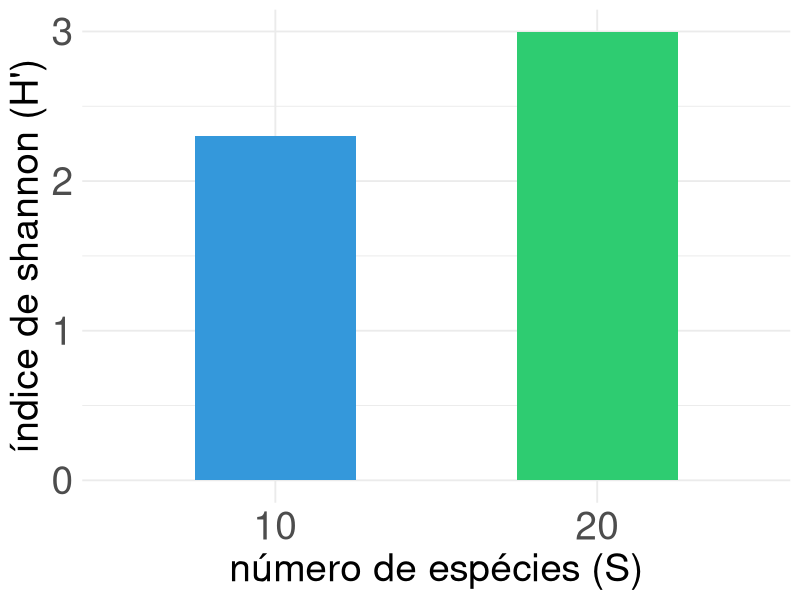
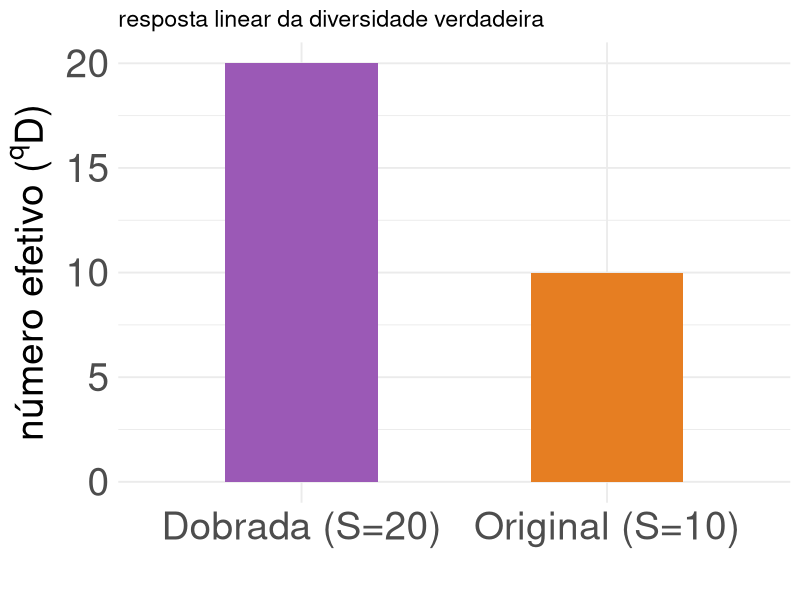
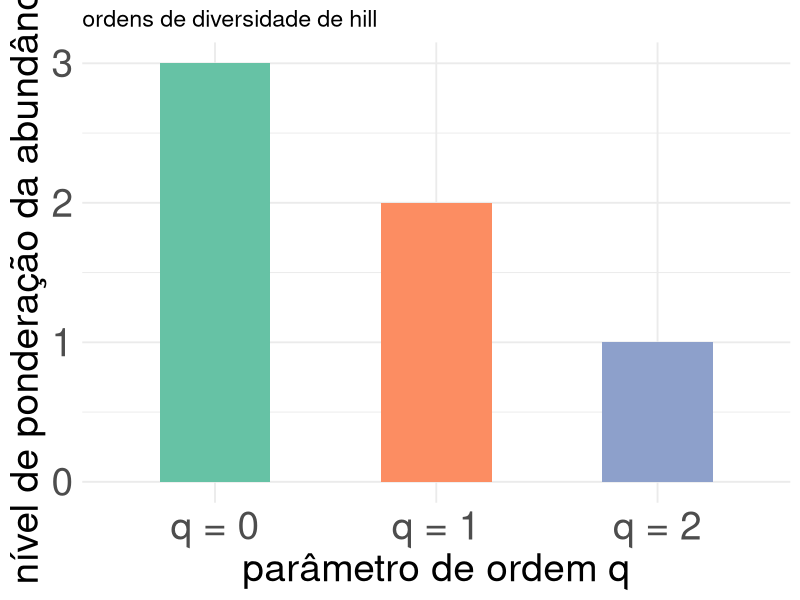
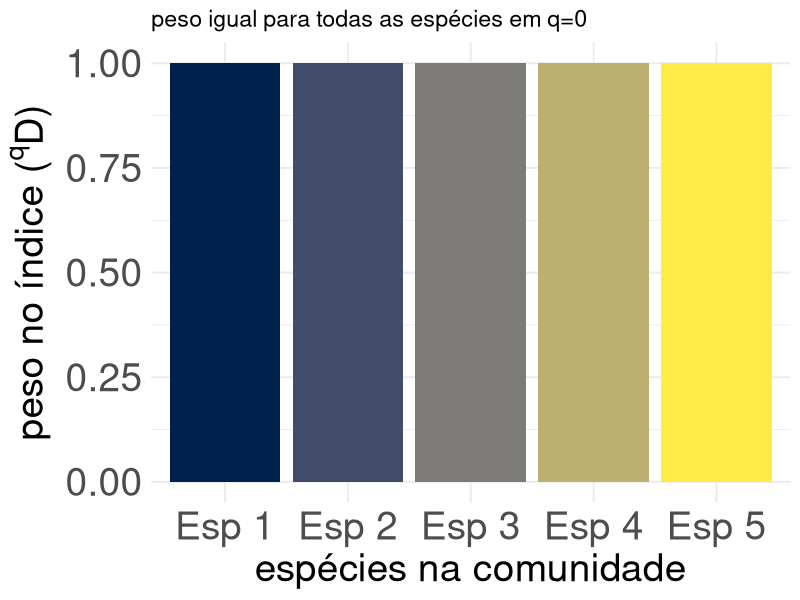
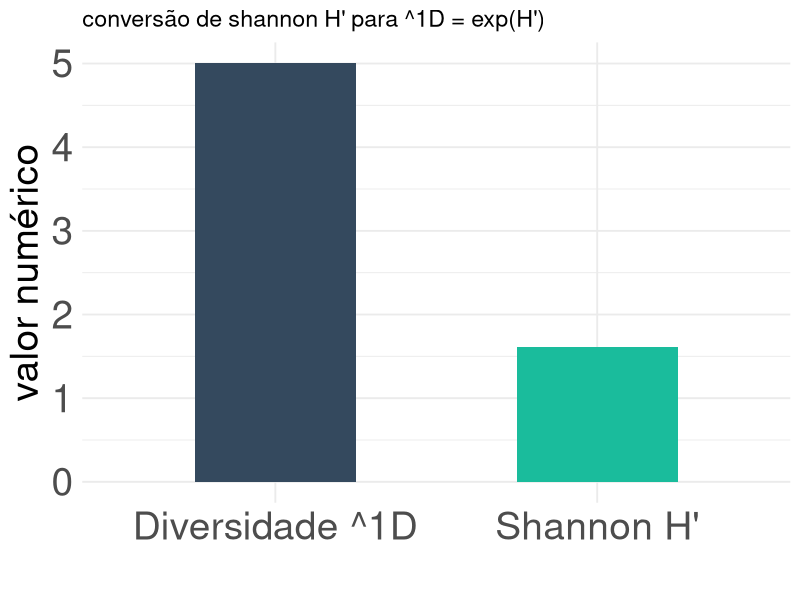
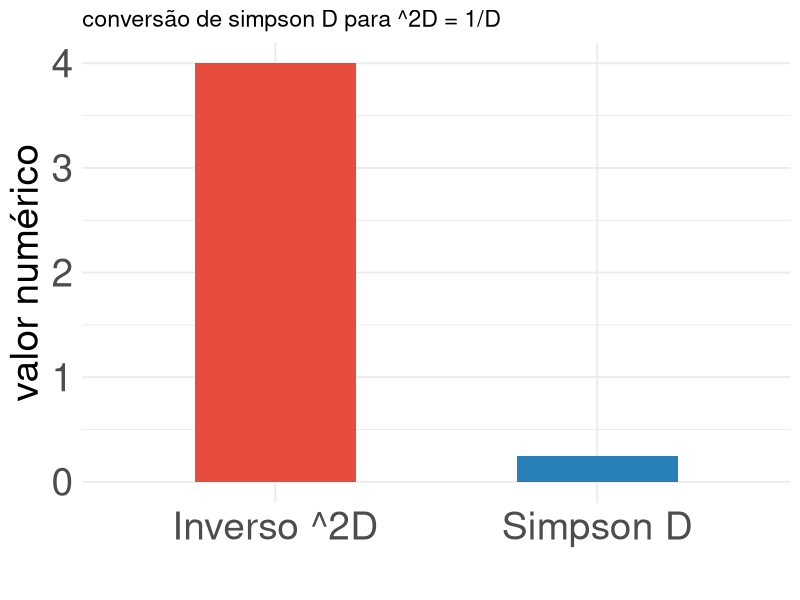
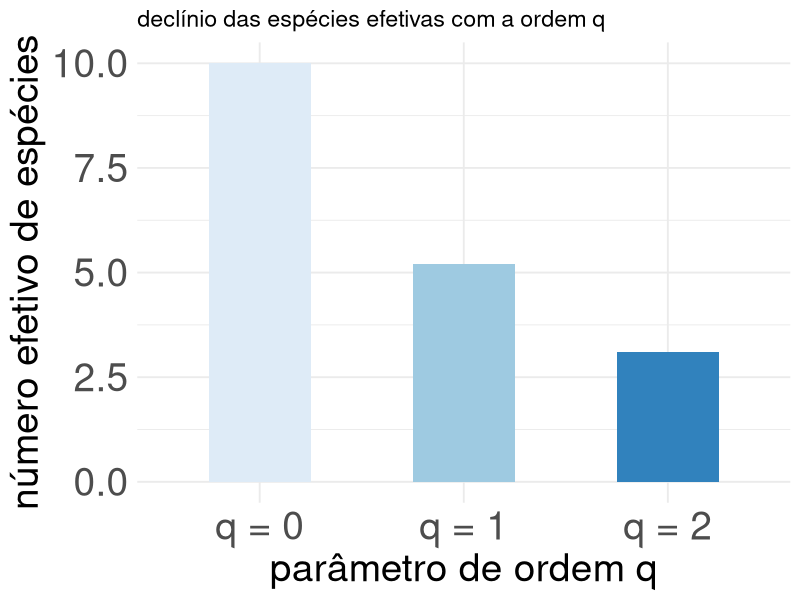
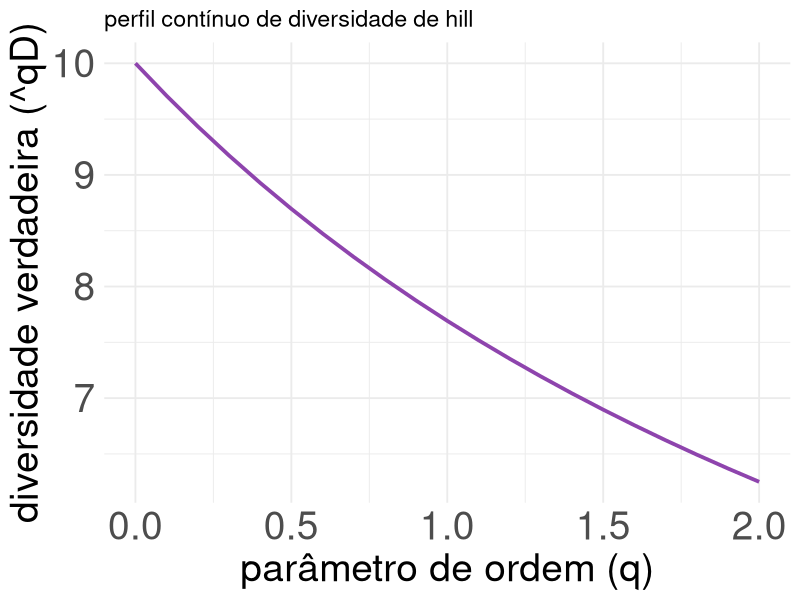

Source code (R) for these figures, in order:
## ---- chunk 1
#| echo: false
#| fig-height: 8
library(ggplot2)
df1 <- data.frame(
  Espécies = c(10, 20),
  Shannon_H = c(log(10), log(20)),
  Simpson_Div = c(1 - 1/10, 1 - 1/20)
)
ggplot(df1, aes(x = factor(Espécies), y = Shannon_H, fill = factor(Espécies))) +
  geom_col(width = 0.5, show.legend = FALSE) +
  theme_minimal(base_size = 14) +
  scale_fill_manual(values = c("#3498db", "#2ecc71")) +
  labs(x = "número de espécies (S)", y = "índice de shannon (H')")+
  theme(
  axis.title = element_text(size = 28),               # Aumenta o título dos dois eixos (X e Y)
  axis.text = element_text(size = 28)                  # Aumenta o texto dos eixos (números/categorias)
)
## ---- chunk 2
#| echo: false
#| fig-height: 8
df2 <- data.frame(
  Comunidade = c("Original (S=10)", "Dobrada (S=20)"),
  Diversidade_Verdadeira = c(10, 20)
)
ggplot(df2, aes(x = Comunidade, y = Diversidade_Verdadeira, fill = Comunidade)) +
  geom_col(width = 0.5, show.legend = FALSE) +
  theme_minimal(base_size = 14) +
  scale_fill_manual(values = c("#9b59b6", "#e67e22")) +
  labs(title = "resposta linear da diversidade verdadeira",
       x = "", y = expression(paste("número efetivo (", ""^q, "D)")) 
  )+
  theme(
  axis.title = element_text(size = 28),               # Aumenta o título dos dois eixos (X e Y)
  axis.text = element_text(size = 28)                  # Aumenta o texto dos eixos (números/categorias)
)
## ---- chunk 3
#| echo: false
#| fig-height: 8
df3 <- data.frame(
  Ordem_q = c("q = 0", "q = 1", "q = 2"),
  Foco = c("Riqueza pura", "Espécies comuns", "Espécies dominantes")
)
ggplot(df3, aes(x = Ordem_q, y = c(3, 2, 1), fill = Ordem_q)) +
  geom_col(width = 0.5, show.legend = FALSE) +
  theme_minimal(base_size = 14) +
  scale_fill_brewer(palette = "Set2") +
  labs(title = "ordens de diversidade de hill",
       x = "parâmetro de ordem q", y = "nível de ponderação da abundância")+
  theme(
  axis.title = element_text(size = 28),               # Aumenta o título dos dois eixos (X e Y)
  axis.text = element_text(size = 28)                  # Aumenta o texto dos eixos (números/categorias)
)
## ---- chunk 4
#| echo: false
#| fig-height: 8
df4 <- data.frame(
  Espécie = paste("Esp", 1:5),
  Abundância = c(80, 10, 5, 3, 2),
  Peso_q0 = c(1, 1, 1, 1, 1)
)
ggplot(df4, aes(x = Espécie, y = Peso_q0, fill = Espécie)) +
  geom_col(show.legend = FALSE) +
  theme_minimal(base_size = 14) +
  scale_fill_viridis_d(option = "cividis") +
  labs(title = "peso igual para todas as espécies em q=0",
       x = "espécies na comunidade", y = expression(paste("peso no índice (", ""^q, "D)")))+
  theme(
  axis.title = element_text(size = 28),               # Aumenta o título dos dois eixos (X e Y)
  axis.text = element_text(size = 28)                  # Aumenta o texto dos eixos (números/categorias)
)
## ---- chunk 5
#| echo: false
#| fig-height: 8
df5 <- data.frame(
  Métrica = c("Shannon H'", "Diversidade ^1D"),
  Valor = c(1.61, exp(1.61))
)
ggplot(df5, aes(x = Métrica, y = Valor, fill = Métrica)) +
  geom_col(width = 0.5, show.legend = FALSE) +
  theme_minimal(base_size = 14) +
  scale_fill_manual(values = c("#34495e", "#1abc9c")) +
  labs(title = "conversão de shannon H' para ^1D = exp(H')",
       x = "", y = "valor numérico")+
  theme(
  axis.title = element_text(size = 28),               # Aumenta o título dos dois eixos (X e Y)
  axis.text = element_text(size = 28)                  # Aumenta o texto dos eixos (números/categorias)
)
## ---- chunk 6
#| echo: false
#| fig-height: 8
df6 <- data.frame(
  Métrica = c("Simpson D", "Inverso ^2D"),
  Valor = c(0.25, 1/0.25)
)
ggplot(df6, aes(x = Métrica, y = Valor, fill = Métrica)) +
  geom_col(width = 0.5, show.legend = FALSE) +
  theme_minimal(base_size = 14) +
  scale_fill_manual(values = c("#e74c3c", "#2980b9")) +
  labs(title = "conversão de simpson D para ^2D = 1/D",
       x = "", y = "valor numérico")+
  theme(
  axis.title = element_text(size = 28),               # Aumenta o título dos dois eixos (X e Y)
  axis.text = element_text(size = 28)                  # Aumenta o texto dos eixos (números/categorias)
)
## ---- chunk 7
#| echo: false
#| fig-height: 8
conv_df <- data.frame(
  Ordem = c("q = 0", "q = 1", "q = 2"),
  Efetivas = c(10, 5.2, 3.1)
)
ggplot(conv_df, aes(x = Ordem, y = Efetivas, fill = Ordem)) +
  geom_col(width = 0.5, show.legend = FALSE) +
  theme_minimal(base_size = 14) +
  scale_fill_brewer(palette = "Blues") +
  labs(title = "declínio das espécies efetivas com a ordem q",
       x = "parâmetro de ordem q", y = "número efetivo de espécies")+
  theme(
  axis.title = element_text(size = 28),               # Aumenta o título dos dois eixos (X e Y)
  axis.text = element_text(size = 28)                  # Aumenta o texto dos eixos (números/categorias)
)
## ---- chunk 8
#| echo: false
#| fig-height: 8
q_seq <- seq(0, 2, by = 0.1)
prof1 <- 10 / (1 + 0.3 * q_seq)
prof_df <- data.frame(q = q_seq, D = prof1)
ggplot(prof_df, aes(x = q, y = D)) +
  geom_line(color = "#8e44ad", size = 1.3) +
  theme_minimal(base_size = 14) +
  labs(title = "perfil contínuo de diversidade de hill",
       x = "parâmetro de ordem (q)", y = "diversidade verdadeira (^qD)")+
  theme(
  axis.title = element_text(size = 28),               # Aumenta o título dos dois eixos (X e Y)
  axis.text = element_text(size = 28)                  # Aumenta o texto dos eixos (números/categorias)
)
## ---- chunk 9
#| echo: false
#| fig-height: 8
q_v <- seq(0, 3, by = 0.1)
df9 <- data.frame(
  q = rep(q_v, 2),
  D = c(rep(10, length(q_v)), 10 / (1 + 0.8 * q_v)),
  Comunidade = rep(c("Uniforme", "Hiperdominante"), each = length(q_v))
)
ggplot(df9, aes(x = q, y = D, color = Comunidade)) +
  geom_line(size = 1.2) +
  theme_minimal(base_size = 14) +
  scale_color_manual(values = c("#e74c3c", "#27ae60")) +
  labs(title = "inclinação do perfil vs. equitabilidade",
       x = "ordem (q)", y = "diversidade verdadeira (^qD)")+
  theme(
  axis.title = element_text(size = 28),               # Aumenta o título dos dois eixos (X e Y)
  axis.text = element_text(size = 28)                  # Aumenta o texto dos eixos (números/categorias)
)
## ---- chunk 10
#| echo: false
#| fig-height: 9
df10 <- data.frame(
  Ordem = rep(c("q=0", "q=1", "q=2"), 2),
  Diversidade = c(10, 2.5, 1.8, 10, 10, 10),
  Comunidade = rep(c("Com A (Dominante)", "Com B (Uniforme)"), each = 3)
)
ggplot(df10, aes(x = Ordem, y = Diversidade, group = Comunidade, color=Comunidade)) +
  geom_point(size=5)+geom_line(linewidth = 2)+
  theme_minimal(base_size = 14) +
  scale_fill_manual(values = c("#e67e22", "#2980b9")) +
  labs(title = "",
       x = "ordem q", y = "espécies efetivas")+
  theme(
  axis.title = element_text(size = 28),               # Aumenta o título dos dois eixos (X e Y)
  axis.text = element_text(size = 28)                  # Aumenta o texto dos eixos (números/categorias)
)
## ---- chunk 11
#| echo: false
#| fig-height: 8
df11 <- data.frame(
  Comunidade = c("COm A (Uniforme)", "Com B (Muitas Raras)"),
  q0 = c(10, 22),
  q1 = c(10, 11.4),
  q2 = c(10, 6.8)
)
df11_l <- tidyr::pivot_longer(df11, cols = c(q0, q1, q2), names_to = "Ordem", values_to = "D")
ggplot(df11_l, aes(x = Ordem, y = D, fill = Comunidade)) +
  geom_col(position = "dodge") +
  theme_minimal(base_size = 14) +
  scale_fill_manual(values = c("#1abc9c", "#9b59b6")) +
  labs(title = "",
       x = "ordem de hill", y = "espécies efetivas (^qD)")+
  theme(
  axis.title = element_text(size = 28),               # Aumenta o título dos dois eixos (X e Y)
  axis.text = element_text(size = 28)                  # Aumenta o texto dos eixos (números/categorias)
)
## ---- chunk 12
#| echo: false
#| fig-height: 9
df12 <- data.frame(
  Nível = c("Alfa (Local)", "Gama (Regional)", "Beta (Turnover)"),
  Valor = c(4.0, 12.0, 3.0)
)
ggplot(df12, aes(x = Nível, y = Valor, fill = Nível)) +
  geom_col(width = 0.5, show.legend = FALSE) +
  theme_minimal(base_size = 14) +
  scale_fill_brewer(palette = "YlOrRd") +
  labs(title = "decomposição multiplicativa de hill",
       x = "componente de biodiversidade", y = "valor numérico efetivo")+
  theme(
  axis.title = element_text(size = 28),               # Aumenta o título dos dois eixos (X e Y)
  axis.text = element_text(size = 28)                  # Aumenta o texto dos eixos (números/categorias)
)
## ---- chunk 13
#| echo: false
#| fig-height: 9
df13 <- data.frame(
  Cenário = c("Sobreposição \n Total", "Turnover \n Moderado", "Separação \n Completa"),
  Beta_D = c(1.0, 2.4, 4.0)
)
ggplot(df13, aes(x = Cenário, y = Beta_D, fill = Cenário)) +
  geom_col(width = 0.5, show.legend = FALSE) +
  theme_minimal(base_size = 14) +
  scale_fill_manual(values = c("#27ae60", "#f39c12", "#c0392b")) +
  labs(title = "variação do beta de hill",
       x = "", y = "número de comunidades efetivas (^beta D)")+
  theme(
  axis.title = element_text(size = 28),               # Aumenta o título dos dois eixos (X e Y)
  axis.text = element_text(size = 28)                  # Aumenta o texto dos eixos (números/categorias)
)
